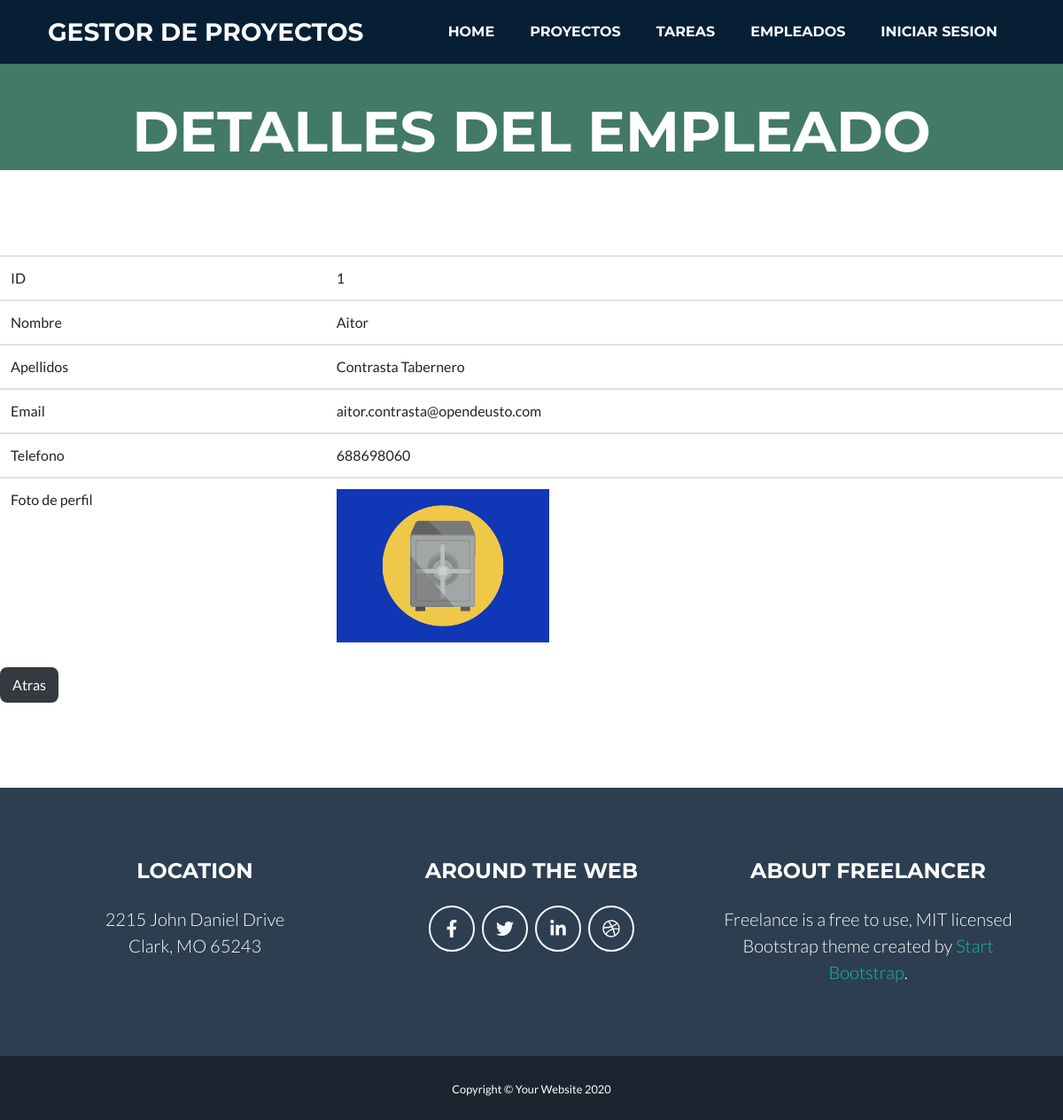
/appGestorProyectos/empleado/1/, run on the app's committed database.
### appGestorProyectos/models.py (models this page shows, shortened)
class Empleado(models.Model):
    dni = models.CharField(max_length=9)
    nombre = models.CharField(max_length=50)
    apellidos = models.CharField(max_length=150)
    email = models.EmailField(max_length=254)
    telefono = models.IntegerField(default=0)
    imagen = models.ImageField(upload_to='foto_perfil', blank=True)

### appGestorProyectos/views.py (the view)
# urls.py: path('empleado/<int:pk>/', views.EmpleadoDetailView.as_view(), name='empleado'),
class EmpleadoDetailView(DetailView):
    model = Empleado
    template_name = 'empleado.html'
    def get_context_data(self, **kwargs):
        context = super(EmpleadoDetailView, self).get_context_data(**kwargs)
        context['titulo_pagina'] = 'Detalle del empleado'
        return context

### appGestorProyectos/templates/empleado.html
{% extends 'index.html' %}
{% load static %}
{% block header %}
    <header class="masthead bg-primary text-white text-center">
        <div class="container d-flex align-items-center flex-column">
            <h1 class="masthead-heading text-uppercase mb-0">Detalles del empleado</h1>
        </div>
    </header>
{% endblock %}
{% block main %}
<table class="table">
    <tr>
        <td>ID</td>
        <td>{{ empleado.id }}</td>
    </tr>
    <tr>
        <td>Nombre</td>
        <td>{{ empleado.nombre }}</td>
    </tr>
    <tr>
        <td>Apellidos</td>
        <td>{{ empleado.apellidos }}</td>
    </tr>
    <tr>
        <td>Email</td>
        <td>{{ empleado.email }}</td>
    </tr>
    <tr>
        <td>Telefono</td>
        <td>{{ empleado.telefono }}</td>
    </tr>
    <tr>
        <td>Foto de perfil</td>
        <td><img src="{{ empleado.imagen.url }}" width="240"> </td>
    </tr>
</table>
<a class="btn btn-dark" href="javascript: history.go(-1)">Atras</a>
<br>
{% endblock %}

### data on the page
Empleado: id "1", nombre "Aitor", apellidos "Contrasta Tabernero", email "aitor.contrasta@opendeusto.com", telefono "688698060", imagen (picture)
